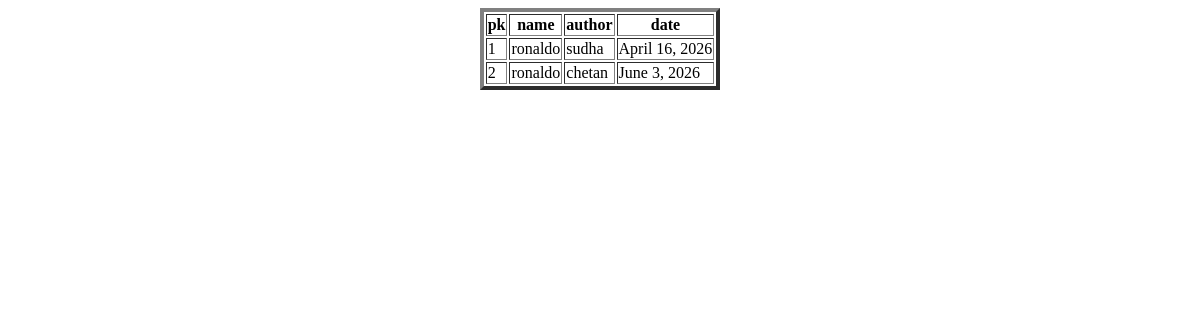
The app's page /display_access/, older data.
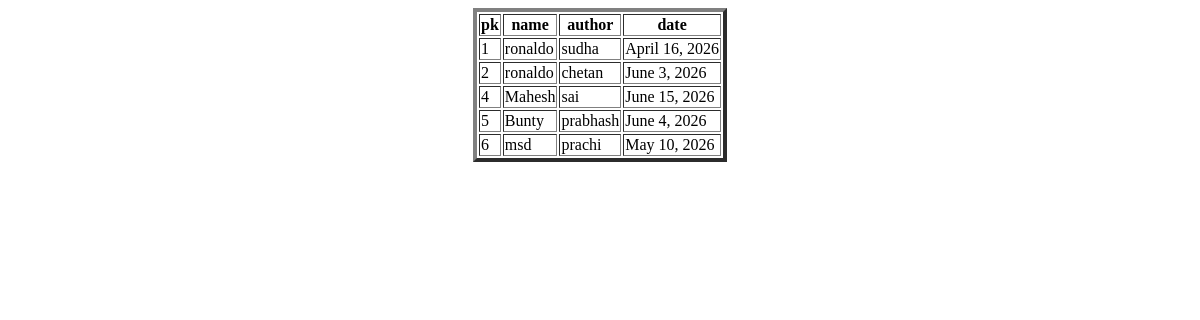
The same page, newer data.
### app/models.py (models this page shows, shortened)
class AccessRecords(models.Model):
    name=models.ForeignKey('Webpage',on_delete=models.CASCADE)
    author=models.CharField()
    date=models.DateField()

class Webpage(models.Model):
    topic_name=models.ForeignKey('Topic',on_delete=models.CASCADE)
    name=models.CharField()
    url=models.URLField()
    email=models.EmailField()
    def __str__(self):
        return self.name

### app/views.py (the view)
# urls.py: path('display_access/',display_access,name="display_access"),
def display_access(request):
    AAO=AccessRecords.objects.all()
    AAO=AccessRecords.objects.filter(date__year='2026')
    AAO=AccessRecords.objects.filter(date__month__gte='6')
    AAO=AccessRecords.objects.filter(date__day__lte='20')
    d={'AAO':AAO}
    return render(request,'display_access.html',d)

### templates/display_access.html (shortened to what this page needs)
<!DOCTYPE html>
<html lang="en">
<head>
</head>
<body>
    <center>
        <table border="4px">
            <tr>
                <th>
                 pk
            </th>
                <th>name</th>
                <th>author</th>
                <th>date</th>
            </tr>
            {% for ao in AAO %}
            <tr>
                <td>{{ao.id}}</td>
                <td>{{ao.name}}</td>
                <td>{{ao.author}}</td>
                <td>{{ao.date}}</td>
            </tr>
            {% endfor %}
        </table>
    </center>
</body>
</html>

Row changes from the older to the newer data that the page shows:
added AccessRecords: id "4", name "Mahesh", author "sai", date "June 15, 2026"
added AccessRecords: id "5", name "Bunty", author "prabhash", date "June 4, 2026"
added AccessRecords: id "6", name "msd", author "prachi", date "May 10, 2026"
